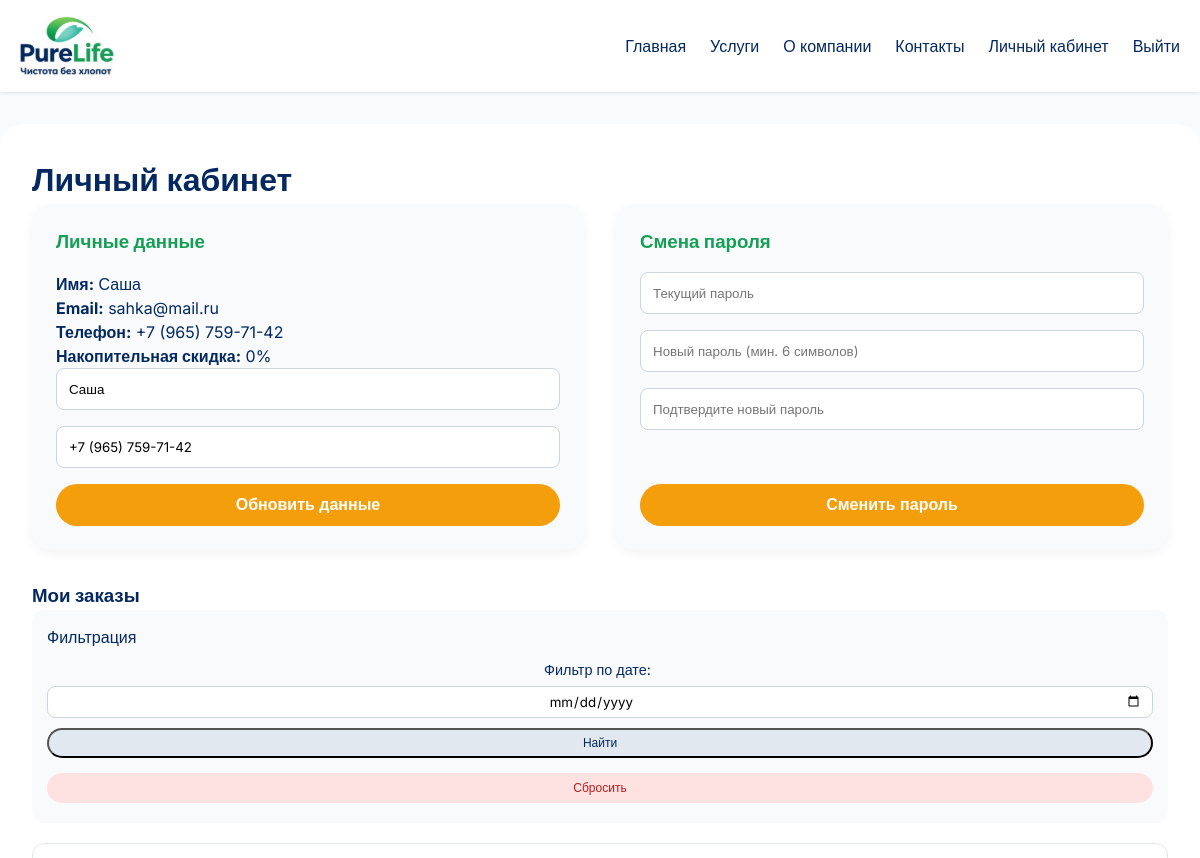
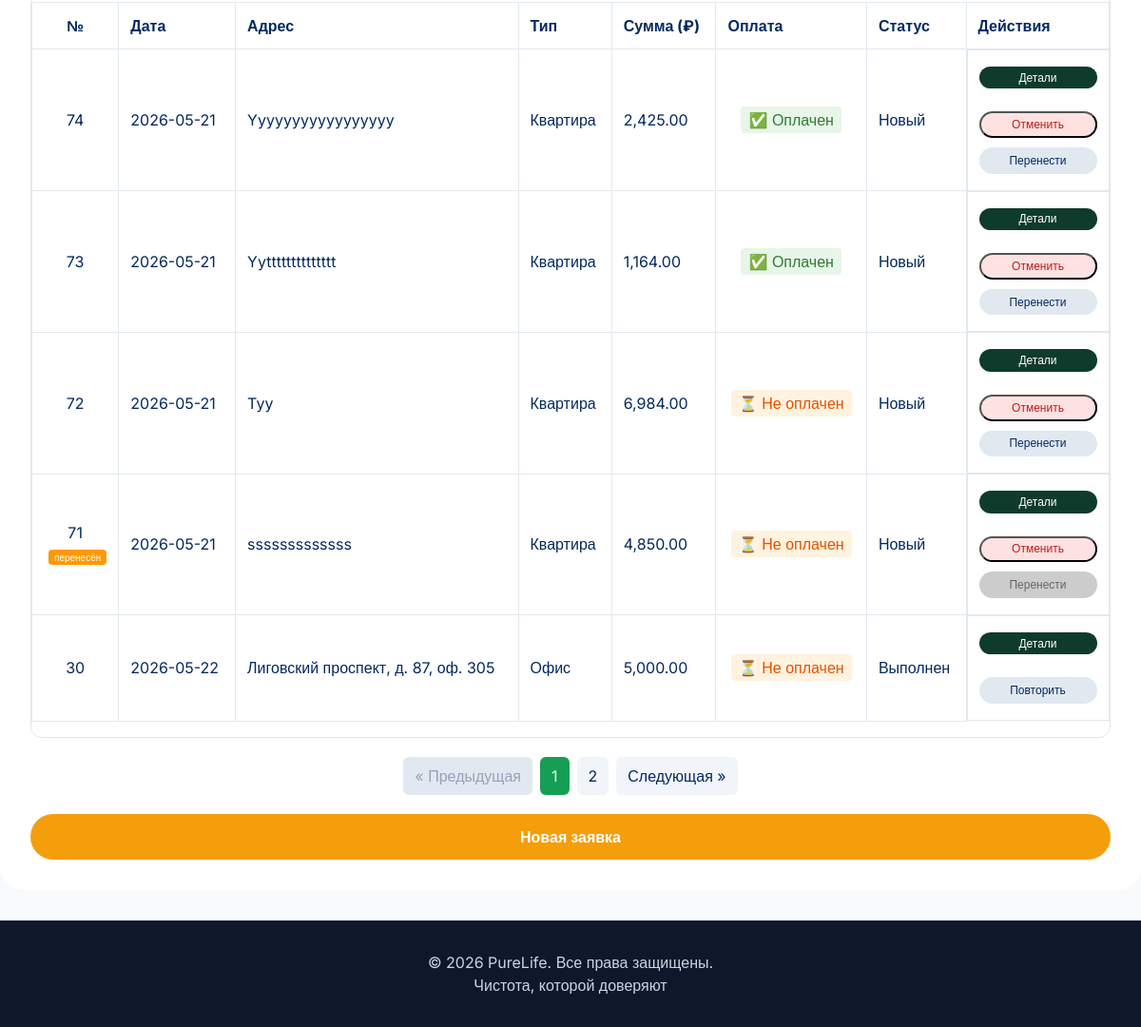
/profile.php (signed in), run on the app's committed database (2 pictures, top to bottom).
### tables this page shows
CREATE TABLE `users` (
  `id` int NOT NULL AUTO_INCREMENT,
  `email` varchar(100) NOT NULL,
  `password_hash` varchar(255) NOT NULL,
  `name` varchar(100) NOT NULL,
  `phone` varchar(20) NOT NULL,
  `role` enum('admin','manager','client') DEFAULT 'client',
  `is_verified` tinyint(1) NOT NULL DEFAULT '0',
  `is_blocked` tinyint(1) NOT NULL DEFAULT '0',
  `verification_token` varchar(64) DEFAULT NULL,
  `verification_token_expires_at` datetime DEFAULT NULL,
  `last_verification_sent` datetime DEFAULT NULL,
  `created_at` timestamp NULL DEFAULT CURRENT_TIMESTAMP,
  PRIMARY KEY (`id`),
  UNIQUE KEY `email` (`email`),
  UNIQUE KEY `unique_email` (`email`),
  KEY `verification_token` (`verification_token`)
);

CREATE TABLE `orders` (
  `id` int NOT NULL AUTO_INCREMENT,
  `user_id` int NOT NULL,
  `status` enum('Новый','В работе','Выполнен','Отменён') NOT NULL DEFAULT 'Новый',
  `total_price` decimal(10,2) NOT NULL,
  `address` varchar(255) NOT NULL,
  `date` date NOT NULL,
  `time` time NOT NULL,
  `comment` text,
  `created_at` timestamp NULL DEFAULT CURRENT_TIMESTAMP,
  `property_type` enum('Квартира','Офис','Дом') NOT NULL DEFAULT 'Квартира',
  `employee_id` int DEFAULT NULL,
  `payment_type` enum('cash','online') NOT NULL DEFAULT 'cash',
  `payment_status` enum('pending','paid','failed','cash') NOT NULL DEFAULT 'pending',
  `is_canceled` tinyint(1) DEFAULT '0',
  `canceled_at` timestamp NULL DEFAULT NULL,
  `rescheduled_from` int DEFAULT NULL,
  PRIMARY KEY (`id`),
  KEY `user_id` (`user_id`),
  KEY `employee_id` (`employee_id`),
  CONSTRAINT `orders_ibfk_1` FOREIGN KEY (`user_id`) REFERENCES `users` (`id`) ON DELETE CASCADE,
  CONSTRAINT `orders_ibfk_2` FOREIGN KEY (`employee_id`) REFERENCES `employees` (`id`) ON DELETE SET NULL
);

### profile.php (the view, shortened to what this page needs)
<?php
require_once 'includes/db.php';
require_once 'includes/functions.php';
$userId = $_SESSION['user_id'];
    ?>
    <?php
$page = isset($_GET['page']) ? (int)$_GET['page'] : 1;
$limit = 5;
$offset = ($page - 1) * $limit;
$filter_date = isset($_GET['filter_date']) ? $_GET['filter_date'] : '';
$totalOrders = getTotalUserOrders($pdo, $userId, $filter_date);
$totalPages = ceil($totalOrders / $limit);
$orders = getUserOrdersPaginated($pdo, $userId, $limit, $offset, $filter_date);
$user = getUserById($pdo, $userId);
$userDiscount = getUserDiscount($pdo, $userId);
$rescheduleDisabledReason = '';
require_once 'includes/header.php';
?>
<div class="container profile-container">
    <h1>Личный кабинет</h1>
    <div class="profile-grid">
        <div class="profile-card">
            <h3>Личные данные</h3>
            <p><strong>Имя:</strong> <?= h($user['name']) ?></p>
            <p><strong>Email:</strong> <?= h($user['email']) ?></p>
            <p><strong>Телефон:</strong> <?= h($user['phone']) ?></p>
            <?php if ($_SESSION['role'] === 'client'): ?>
                <p><strong>Накопительная скидка:</strong> <?= $userDiscount ?>%</p>
            <?php else: ?>
                <p><strong>Роль:</strong>
                    <?= $_SESSION['role'] === 'admin' ? 'Администратор' : 'Менеджер' ?>
                </p>
            <?php endif; ?>
            <form method="POST">
                <input type="text" name="name" value="<?= h($user['name']) ?>" required placeholder="Имя">
                <input type="tel" name="phone" value="<?= h($user['phone']) ?>" required placeholder="Телефон">
                <button type="submit" name="update_profile" class="btn btn-primary">Обновить данные</button>
            </form>
        </div>
        <div class="profile-card">
            <h3>Смена пароля</h3>
            <form method="POST">
                <input type="password" name="current_password" placeholder="Текущий пароль" required>
                <input type="password" name="new_password" placeholder="Новый пароль (мин. 6 символов)" required>
                <input type="password" name="confirm_password" placeholder="Подтвердите новый пароль" required>
                <button type="submit" name="change_password" class="btn btn-primary change-password-btn">Сменить пароль</button>
            </form>
        </div>
    </div>
    <div class="profile-orders">
        <h3>Мои заказы</h3>
        <div class="search-form" style="margin-bottom: 20px;">
            <p>Фильтрация</p>
            <form class="profile-filter-form" method="GET" action="">
                <label>Фильтр по дате:</label>
                <input style="text-align: center;" type="date" name="filter_date" value="<?= h($filter_date) ?>">
                <button type="submit" class="btn-small">Найти</button>
                <a href="/profile.php" class="btn-small cancel">Сбросить</a>
            </form>
        </div>
        <?php if (count($orders) > 0): ?>
            <div class="table-wrapper">
                <table class="orders-table">
                    <thead>
                        <tr>
                            <th style="text-align:center;">№</th>
                            <th>Дата</th>
                            <th>Адрес</th>
                            <th>Тип</th>
                            <th>Сумма (₽)</th>
                            <th>Оплата</th>
                            <th>Статус</th>
                            <th style="width: 100px;">Действия</th>
                        </tr>
                    </thead>
                    <tbody>
                        <?php foreach ($orders as $order):
                            $isCanceled = $order['is_canceled'] ?? false;
                            $status = $order['status'];
                            $rowClass = '';
                            $canReschedule = false;
                            if ($status === 'Новый' && !$isCanceled) {
                                if ($order['rescheduled_from'] !== null) {
                                    $canReschedule = false;
                                } else {
                                    $stmt = $pdo->prepare("SELECT COUNT(*) FROM orders WHERE rescheduled_from = ? AND user_id = ?");
                                    $stmt->execute([$order['id'], $userId]);
                                    $rescheduleCount = $stmt->fetchColumn();
                                    $canReschedule = ($rescheduleCount == 0);
                                }
                            }
                        ?>
                            <tr class="<?= $rowClass ?>">
                                <td style="width: 1px; text-align:center;">
                                    <?php if ($status === 'Отменён' || $isCanceled): ?>
                                        <span class="canceled-id"><?= $order['id'] ?></span>
                                    <?php else: ?>
                                        <?= $order['id'] ?>
                                    <?php endif; ?>
                                    <?php if ($order['rescheduled_from'] !== null): ?>
                                        <span class="badge rescheduled-badge" style="background:#ff9800; color:white; padding:2px 6px; border-radius:4px; font-size:10px; margin-left:5px;">перенесён</span>
                                    <?php endif; ?>
                                </td>
                                 <td><?= $order['date'] ?></td>
                                 <td><?= h($order['address']) ?></td>
                                 <td><?= $order['property_type'] ?></td>
                                 <td><?= number_format($order['total_price'], 2) ?></td>
                                <td style="text-align: center;">
                                    <?php
                                    $paymentStatus = $order['payment_status'] ?? 'pending';
                                    if ($status === 'Отменён' || $isCanceled):
                                        if ($paymentStatus == 'paid'): ?>
                                            <span class="status-canceled">🔄 Возврат средств</span>
                                        <?php else: ?>
                                            <span class="status-pending">❌ Отменён (не оплачен)</span>
                                        <?php endif; ?>
                                    <?php else:
                                        if ($paymentStatus == 'paid'): ?>
                                            <span class="status-paid">✅ Оплачен</span>
                                        <?php elseif ($order['payment_status'] == 'cash'): ?>
                                            <span class="status-cash">💰 Наличными</span>
                                        <?php else: ?>
                                            <span class="status-pending">⏳ Не оплачен</span>
                                        <?php endif;
                                    endif; ?>
                                </td>
                                <td><?= $status ?></td>
                                <td class="btn-actions">
                                    <button style="margin-bottom: 19px" onclick="toggleOrderDetails(<?= $order['id'] ?>)" class="btn-small details-btn">Детали</button>
                                    <?php if ($status === 'Новый' && !$isCanceled): ?>
                                        <form method="POST" style="display:inline;" onsubmit="return confirm('Отменить заказ?')">
                                            <button type="submit" class="btn-small cancel">Отменить</button>
                                        </form>
                                        <?php if ($canReschedule): ?>
                                            <a href="/new-order.php?reschedule=<?= $order['id'] ?>" class="btn-small">Перенести</a>
                                        <?php else: ?>
                                            <span class="btn-small disabled" style="background:#ccc; color:#666; cursor: not-allowed;" title="<?= $rescheduleDisabledReason ?>">Перенести</span>
                                        <?php endif; ?>
                                    <?php endif; ?>
                                    <?php if ($status === 'Выполнен'): ?>
                                        <a href="/new-order.php?copy=<?= $order['id'] ?>" class="btn-small">Повторить</a>
                                    <?php endif; ?>
                                </td>
                            </tr>
                        <?php endforeach; ?>
                    </tbody>
                </table>
            </div>
            <?php
                $paginationBase = '?';
                echo renderPagination($page, $totalPages, $paginationBase, 'page');
            ?>
        <?php else: ?>
            <p>У вас пока нет заказов. <a href="/new-order.php">Сделать первый заказ</a></p>
        <?php endif; ?>
    </div>
    <a style="width: 100%" href="/new-order.php" class="btn btn-primary">Новая заявка</a>
</div>
<?php
require_once 'includes/footer.php';
?>

### assets/css/style.css (style rules this page uses)
* { margin: 0; padding: 0; box-sizing: border-box; }
html, body { height: 100%; margin: 0; padding: 0; }
body { display: flex; flex-direction: column; font-family: 'Inter', sans-serif; line-height: 1.5; color: #042960; background: #f8fafc; min-height: 100vh; }
.container { max-width: 1200px; margin: 0 auto; padding: 0 20px; }
.btn { display: inline-block; background-color: #f59e0b; color: white; padding: 0.75rem 1.5rem; border-radius: 30px; text-decoration: none; font-weight: 600; border: none; cursor: pointer; transition: background 0.2s, transform 0.1s; text-align: center; }
.btn-primary { background-color: #f59e0b; }
.btn-small { display: inline-block; background: #e2e8f0; color: #042960; padding: 0.3rem 0.8rem; border-radius: 20px; font-size: 0.75rem; text-decoration: none; margin: 5px 0; transition: all 0.2s; text-align: center; width: 100% !important; }
.btn-small.cancel { background: #fee2e2; color: #b91c1c; }
.btn-actions { display: grid; width: 150px; }
input, textarea, select { width: 100%; padding: 0.75rem; margin-bottom: 1rem; border: 1px solid #cbd5e1; border-radius: 8px; font-family: inherit; }
button { width: 100%; font-size: 1rem; }
.orders-table, .admin-table { width: 100%; border-collapse: collapse; background: white; overflow: hidden; margin: 1rem 0; }
.orders-table th, .admin-table th, .orders-table td, .admin-table td { border: 1px solid #e2e8f0; padding: 0.75rem; text-align: left; }
.table-wrapper { overflow-x: auto; margin: 1rem 0; border-radius: 12px; border: 1px solid #e2e8f0; }
.profile-container { background: white; border-radius: 24px; padding: 2rem; margin: 2rem auto; }
.profile-grid { display: grid; grid-template-columns: repeat(auto-fit, minmax(300px, 1fr)); gap: 2rem; margin-bottom: 2rem; }
.profile-card { background: #f8fafc; border-radius: 20px; padding: 1.5rem; box-shadow: 0 4px 12px rgba(0,0,0,0.05); }
.profile-card h3 { margin-top: 0; color: #159F54; margin-bottom: 1rem; }
.profile-card input { width: 100%; margin-bottom: 1rem; }
.details-btn { background: #0f3b2c !important; color: white !important; border: none !important; outline: none !important; box-shadow: none !important; }
.search-form { background: #f8fafc; padding: 15px; border-radius: 12px; margin-bottom: 40px; display: flex; flex-wrap: wrap; gap: 10px; align-items: flex-end; }
.search-form label { font-size: 0.9rem; margin-right: 5px; }
.search-form input, .search-form select { width: auto; margin-bottom: 0; padding: 6px 10px; }
.search-form .btn-small { padding: 6px 12px; }
.change-password-btn { margin: 38px 0 0 0; }
.profile-filter-form { display: grid; align-items: center; gap: 5px; width: 100%; text-align: center; }
.profile-filter-form input, .profile-filter-form button { text-align: center; }
.status-paid { background: #e8f5e9; padding: 4px 8px; border-radius: 4px; color: #2e7d32; }
.status-pending { background: #fff3e0; padding: 4px 8px; border-radius: 4px; color: #e65100; }
.profile-filter-form input { text-align: center; }

### data on the page
users: name "Саша", email "sahka@mail.ru", phone "+7 (965) 759-71-42"
orders: id "74", date "2026-05-21", address "Yyyyyyyyyyyyyyyyy", property_type "Квартира", total_price "2,425.00", is_canceled "✅ Оплачен", status "Новый"
orders: id "73", date "2026-05-21", address "Yytttttttttttttt", property_type "Квартира", total_price "1,164.00", is_canceled "✅ Оплачен", status "Новый"
orders: id "72", date "2026-05-21", address "Tyy", property_type "Квартира", total_price "6,984.00", is_canceled "⏳ Не оплачен", status "Новый"
orders: id "71", rescheduled_from "перенесён", date "2026-05-21", address "sssssssssssss", property_type "Квартира", total_price "4,850.00", is_canceled "⏳ Не оплачен", status "Новый"
orders: id "30", date "2026-05-22", address "Лиговский проспект, д. 87, оф. 305", property_type "Офис", total_price "5,000.00", is_canceled "⏳ Не оплачен", status "Выполнен"

### other printed values
$userDiscount "0"
